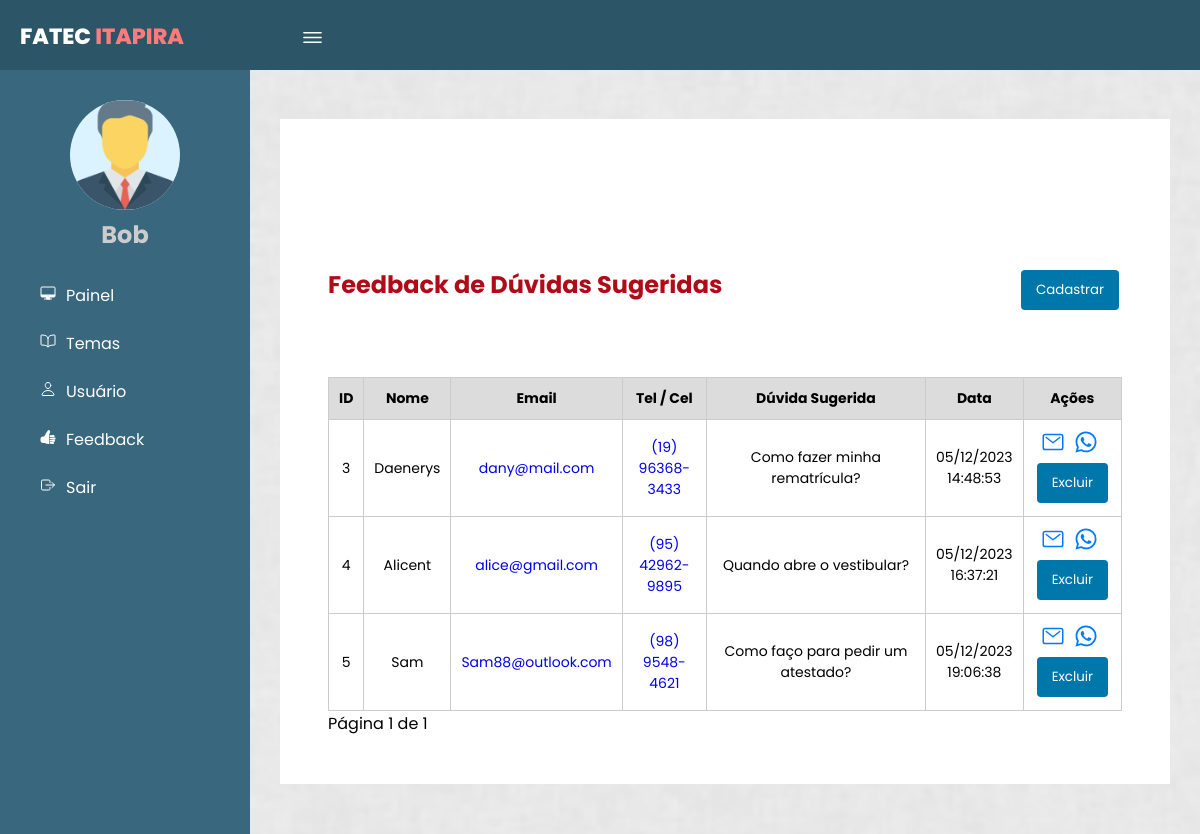
Before: /Views/listarVisitante.php (signed in) with the older database file.
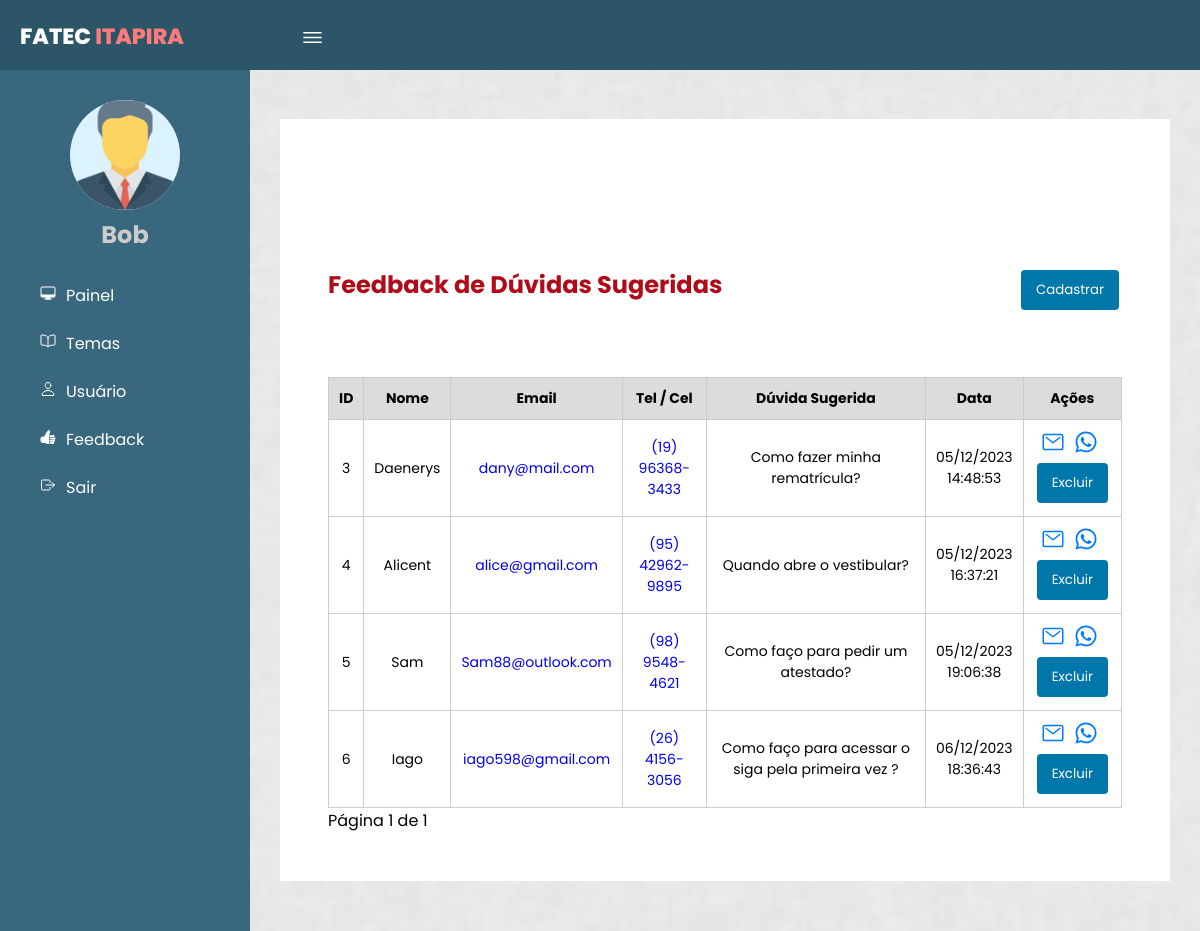
After: the same page with the newer database file.
### tables this page shows
CREATE TABLE `sugestoes` (
  `idSugestao` int(10) UNSIGNED NOT NULL,
  `Nome` varchar(50) NOT NULL,
  `Email` varchar(100) NOT NULL,
  `Telefone` varchar(20) NOT NULL,
  `ConteudoSugestao` text NOT NULL,
  `Status` varchar(50) NOT NULL DEFAULT 'Pendente',
  `DataSubmissao` datetime NOT NULL DEFAULT current_timestamp()
);

### Class/Sugestoes.php (called while the page is built, shortened)
<?php
class Sugestoes
{
    private $conn;
    public function __construct($conn)
    {
        $this->conn = $conn;
    }
    public function contarSugestoes() {
        try {
            $query = "SELECT COUNT(*) AS total FROM sugestoes";
            $stmt = $this->conn->prepare($query);
            $stmt->execute();
            $result = $stmt->fetch(PDO::FETCH_ASSOC);
            return $result['total'];
        } catch (PDOException $e) {
            echo "Erro: " . $e->getMessage();
            return 0;
        }
    }
    public function listarSugestoesPaginadas($registrosPorPagina, $offset) {
        try {
            $query = "SELECT * FROM sugestoes LIMIT :registrosPorPagina OFFSET :offset";
            $stmt = $this->conn->prepare($query);
            $stmt->bindParam(':registrosPorPagina', $registrosPorPagina, PDO::PARAM_INT);
            $stmt->bindParam(':offset', $offset, PDO::PARAM_INT);
            $stmt->execute();
            return $stmt->fetchAll(PDO::FETCH_ASSOC);
        } catch (PDOException $e) {
            echo "Erro: " . $e->getMessage();
            return [];
        }
    }
}
?>

### Class/Pagination.php (called while the page is built, shortened)
<?php
class Pagination {
    private $paginaAtual;
    public function __construct($totalRegistros, $registrosPorPagina) {
        $this->paginaAtual = $this->obterPaginaAtual();
    }
    public function obterPaginaAtual() {
        return 1;
    }
    public function getPaginaAtual() {
        return $this->paginaAtual;
    }
}
?>

### Views/listarVisitante.php (the view, shortened to what the changed rows need)
<?php
require_once '../Class/Sugestoes.php';
require_once '../conexao.php';
require_once '../Class/Pagination.php';
$sugestao = new Sugestoes($conn);
$totalRegistros = $sugestao->contarSugestoes();
$registrosPorPagina = 10;
$pagination = new Pagination($totalRegistros, $registrosPorPagina);
$paginaAtual = $pagination->getPaginaAtual();
$offset = ($paginaAtual - 1) * $registrosPorPagina;
$sugestoesPaginadas = $sugestao->listarSugestoesPaginadas($registrosPorPagina, $offset);
?>
<!DOCTYPE html>
<html lang="pt-br">
<head>
    <link rel="stylesheet" href="../css/format.css">
</head>
<body page='lista' class="corpo">
    <div class="sidebar">
        <div class="center">
            <div class="center">
                <h2>
                    <?php echo $_SESSION['nomeUsuario']; ?>
                </h2>
            </div>
        </div>
    </div>
    <div class="content">
        <div id='listaRegistros'>
            <div class="titulo_ask">
                <h1>Feedback de Dúvidas Sugeridas</h1>
            </div>
        <?php if (!empty($sugestoesPaginadas)): ?>
        <table>
            <tr>
                <thead>
                    <th>ID</th>
                    <th>Nome</th>
                    <th>Email</th>
                    <th>Tel / Cel</th>
                    <th>Dúvida Sugerida</th>
                    <th>Data</th>
                    <th>Ações</th>
                </tr>
            <?php foreach ($sugestoesPaginadas as $user): ?>
                <tr>
                    <td><?= $user['idSugestao']; ?></td>
                    <td><?= $user['Nome']; ?></td>
                    <td><a href="mailto:<?= $user['Email']; ?>"><?= $user['Email']; ?></a></td>
                    <td>
                        <?php
                        $numeroTelefone = preg_replace("/[^0-9]/", "", $user['Telefone']);
                        $ehCelular = preg_match("/^\d{10,}$/", $numeroTelefone);
                        if ($ehCelular): ?>
                            <a href="https://wa.me/<?= $numeroTelefone; ?>" target="_blank"><?= $user['Telefone']; ?></a>
                        <?php else: ?>
                            <?= $user['Telefone']; ?>
                        <?php endif; ?>
                    </td>
                    <td><?= $user['ConteudoSugestao']; ?></td>
                    <td><?= (new DateTime($user['DataSubmissao']))->format('d/m/Y H:i:s'); ?></td>
                    <td>
                    <a href="mailto:<?php echo $user['Email']; ?>">
                        <ion-icon name="mail-outline"></ion-icon>
                    </a>
                    <a href="https://wa.me/<?php echo preg_replace("/[^0-9]/", "", $user['Telefone']); ?>" target="_blank">
                        <ion-icon name="logo-whatsapp"></ion-icon>
                    </a>
                        <form action="../Controllers/excluir_visitante.php" method="POST">
                            <button type="submit" onclick="return confirm('Tem certeza que deseja excluir?');">Excluir</button>
                        </form>
                    </td>
                </tr>
            <?php endforeach; ?>
        </table>
    <?php else: ?>
        <p>Nenhum dado encontrado</p>
    <?php endif; ?>
        </div>
    </div>
    <link rel="stylesheet" href="https://cdn.jsdelivr.net/npm/sweetalert2@10/dist/sweetalert2.min.css">
</body>
</html>

Changed rows visible on the page:
added sugestoes: idSugestao "6", Nome "Iago", Email "iago598@gmail.com", Telefone "(26) 4156-3056", ConteudoSugestao "Como faço para acessar o siga pela primeira vez ?", DataSubmissao "06/12/2023 18:36:43"
